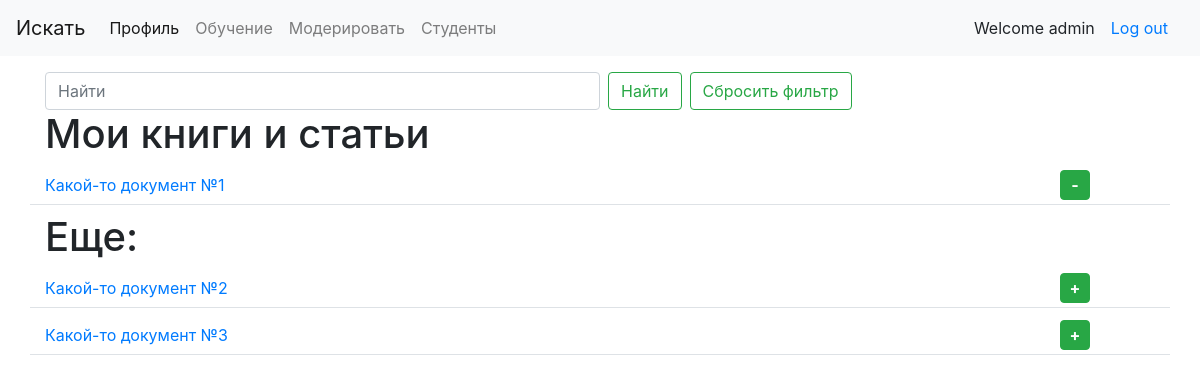
The page / (signed in) on the database as committed earlier.
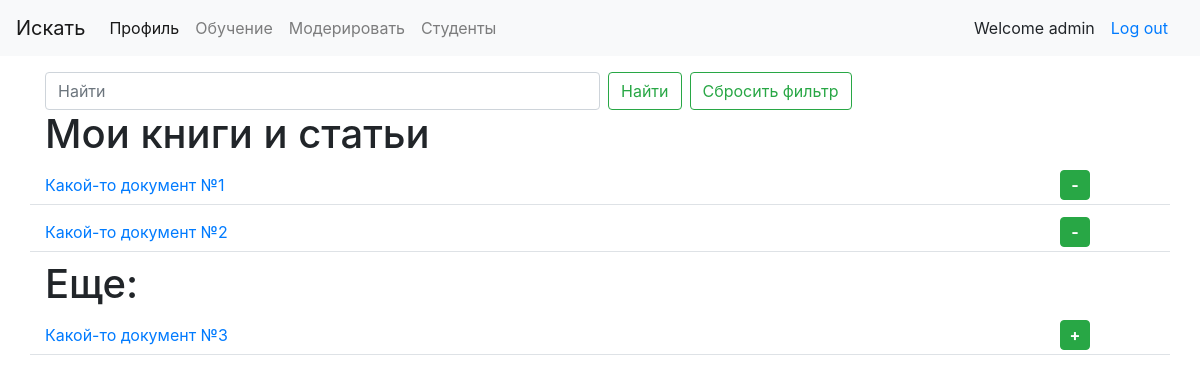
The same page on the database as committed later.
### artman/models_anton.py (models this page shows, shortened)
class Document(models.Model):
    file = models.FileField(
        upload_to=upload_path,
        max_length=600
    )
    net_url = models.URLField(max_length=600)
    title = models.CharField(max_length=200)

### artman/models.py (models this page shows)
class BookShelf(models.Model):
    user = models.ForeignKey(
        settings.AUTH_USER_MODEL,
        on_delete=models.CASCADE
    )
    article = models.ForeignKey(
        Document,
        on_delete=models.CASCADE
    )
    taccess = models.DateTimeField(default=timezone.now)

### artman/views.py (the view, shortened to what this page needs)
# urls.py: path('', HomeView.as_view(), name='homepage'),
class HomeView(LoginRequiredMixin, View):
    def get(self, request):
        user_books = BookShelf.objects.filter(user=request.user).select_related()
        if user_books.exists():
            books = list(map(lambda x: x.article.pk, user_books))
            docs = Document.objects.exclude(pk__in=books)
        else:
            docs = Document.objects.all()
        sform = SearchDocumentForm(request.GET)
        if sform.is_valid():
            query = sform.cleaned_data.get('search')
            q = Q(title__contains=query)
            user_books = user_books.filter(article__title__contains=query)
            docs = docs.filter(q)
        return render(request, 'artman/homepage.html', {
            'sform': sform,
            'docs': docs,
            'bookshelf': user_books,
        })

### artman/forms.py
class SearchDocumentForm(forms.Form):
    search = forms.CharField(max_length=100, required=False,
        widget=forms.TextInput(attrs={
            'class': 'form-control w-50 mr-2',
            'placeholder': 'Найти',
            'type': 'search',
            'aria-label': 'Найти',
            'name': 'q',
            'style': 'min-width: 50%;'
        })
    )

### artman/templates/artman/homepage.html (shortened to what this page needs)
{% extends 'artman/index.html' %}
{% load static %}
{% block content %}
<div class="container mt-3">
  <div class="row">
    <div class="col-lg-12">
      <form class="form-inline w-100 my-2 my-lg-0" method="GET" action=".">
        {{ sform.search }}
        <button class="btn btn-outline-success mr-2 my-sm-0" type="submit">Найти</button>
        <a class="btn btn-outline-success my-sm-0" href=".">Сбросить фильтр</a>
      </form>
    </div>
  </div>
  <div class="row">
    <div id="main_content" class="container">
      {% include 'artman/homepage__content.html' with bookshelf=bookshelf docs=docs %}
    </div>
  </div>
</div>
{% endblock %}

### artman/templates/artman/document.html (shortened to what this page needs)
<div class="row mb-2 border-bottom">
    <div class="col-md-10 col-lg-10 my-auto">
      <a href="{{ document.file.url }}">{{ document.title }}</a>
    </div>
    <div class="col-md-2 col-lg-2">
      {% if add %}
      <form class="form-inline w-100 my-1" action="." method="post">
        <button type="submit" class="btn btn-success glyphicon glyphicon-plus m-auto"></button>
      </form>
      {% endif %}
      {% if remove %}
      <form class="form-inline w-100 my-1" action="." method="post">
        <button type="submit" class="btn btn-success glyphicon glyphicon-minus m-auto"></button>
      </form>
      {% endif %}
    </div>
</div>

Rows that differ between the two databases and show on the page:
no longer on one of the page's lists (row unchanged): Document: title "Какой-то документ №2"
added BookShelf: {{ document.title }} "Какой-то документ №2"
